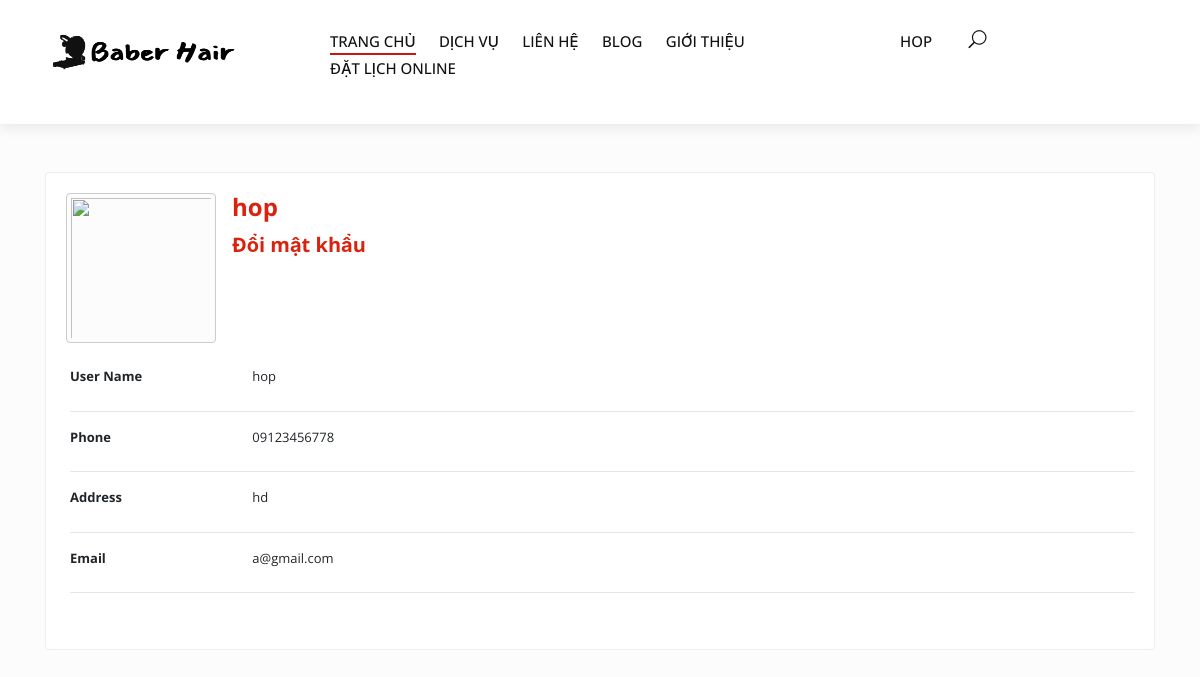
Page /thongtin.php?user_id=2 (signed in) on the committed database.
### tables this page shows
CREATE TABLE `users` (
  `user_id` int(11) NOT NULL,
  `username` varchar(255) NOT NULL,
  `password` varchar(255) NOT NULL,
  `avatar` varchar(255) NOT NULL,
  `role` tinyint(4) NOT NULL,
  `address` varchar(255) NOT NULL,
  `phone` varchar(255) NOT NULL,
  `email` varchar(255) NOT NULL
);

### thongtin.php (the view, shortened to what this page needs)
<?php
require_once "connection.php";
if (isset($_SESSION['users']['username']) && isset($_GET['user_id'])) {
    $sql = "SELECT * FROM users where user_id=" . $_GET['user_id'];
    $stmt = $conn->prepare($sql);
    $stmt->execute();
    $user = $stmt->fetch(PDO::FETCH_ASSOC);
}
?>
<!DOCTYPE html>
<html lang="en">
<head>
    <link rel="stylesheet" href="css/bootstrap.min.css" type="text/css">
    <link rel="stylesheet" href="css/font-awesome.min.css" type="text/css">
    <link rel="stylesheet" href="css/elegant-icons.css" type="text/css">
    <link rel="stylesheet" href="css/jquery-ui.min.css" type="text/css">
    <link rel="stylesheet" href="css/magnific-popup.css" type="text/css">
    <link rel="stylesheet" href="css/owl.carousel.min.css" type="text/css">
    <link rel="stylesheet" href="css/slicknav.min.css" type="text/css">
    <link rel="stylesheet" href="../duAn1/css/style.css" type="text/css">
    <link rel="stylesheet" href="css/s.css">
</head>
<body style="margin-top: -70px;">
    <link href="//maxcdn.bootstrapcdn.com/bootstrap/4.1.1/css/bootstrap.min.css" rel="stylesheet" id="bootstrap-css">
    <link rel="stylesheet" href="https://bootswatch.com/4/simplex/bootstrap.min.css" />
    <header class="header mb-5">
        <div class="container-fluid">
            <div class="row">
                <div class="col-xl-3 col-lg-2">
                    <div class="header__logo">
                        <a href="index.php"><img src="img/logo_menu.png" alt="" width="200px" height="60px"></a>
                    </div>
                </div>
                <div class="col-xl-6 col-lg-7">
                    <nav class="header__menu">
                        <ul>
                            <li class="active"><a href="index.php">TRANG CHỦ</a></li>
                            <li><a href="service.php">DỊCH VỤ</a>
                            </li>
                            <li><a href="contact.php">LIÊN HỆ</a></li>
                            <li><a href="blog.php">BLOG</a></li>
                            <li><a href="about.php">GIỚI THIỆU</a></li>
                            <li><a href="datlich.php">ĐẶT LỊCH ONLINE</a></li>
                        </ul>
                    </nav>
                </div>
                <div class="col-lg-3">
                    <div class="">
                        <div class="header__right__auth">
                            <?php if (isset($_SESSION['users']['username']) && $_SESSION['users']['role'] != 0) : ?>
                            <nav class="header__menu">
                                <ul>
                                    <li><a href="">
                                            <?= $_SESSION['users']['username'] ?></a>
                                    </li>
                                </ul>
                            </nav>
                            <?php endif; ?>
                        </div>
                        <ul class="header__right__widget">
                            <li><span class="icon_search search-switch"></span></li>
                        </ul>
                    </div>
                </div>
            </div>
        </div>
    </header>
    <?php if (isset($_SESSION['users']['username'])) : ?>
    <div class="container">
        <div class="row">
            <div class="col-12">
                <div class="card">
                    <div class="card-body">
                        <div class="mb-4 card-title">
                            <div class="d-flex justify-content-start">
                                <div class="image-container">
                                </div>
                                <div class="ml-3 userData">
                                    <h2 class="d-block" style="font-size: 1.5rem; font-weight: bold"><a
                                            href="javascript:void(0);"> <?= $_SESSION['users']['username'] ?></a></h2>
                                    <div class="ml-auto">
                                        <a href="changePass.php?user_id=<?= $user['user_id'] ?>"
                                            style="font-weight: bold;font-size: 20px;">Đổi mật khẩu</a>
                                    </div>
                                </div>
                            </div>
                        </div>
                        <div class="row">
                            <div class="col-12">
                                <div class="ml-1">
                                    <div class="row">
                                        <div class="col-sm-3 col-md-2 col-5">
                                            <label style="font-weight:bold;">User Name</label>
                                        </div>
                                        <div class="col-md-8 col-6">
                                            <?= $_SESSION['users']['username'] ?>
                                        </div>
                                    </div>
                                    <hr />
                                    <div class="row">
                                        <div class="col-sm-3 col-md-2 col-5">
                                            <label style="font-weight:bold;">Phone</label>
                                        </div>
                                        <div class="col-md-8 col-6">
                                            <?= $user['phone'] ?>
                                        </div>
                                    </div>
                                    <hr />
                                    <div class="row">
                                        <div class="col-sm-3 col-md-2 col-5">
                                            <label style="font-weight:bold;">Address</label>
                                        </div>
                                        <div class="col-md-8 col-6">
                                            <?= $user['address'] ?>
                                        </div>
                                    </div>
                                    <hr />
                                    <div class="row">
                                        <div class="col-sm-3 col-md-2 col-5">
                                            <label style="font-weight:bold;">Email</label>
                                        </div>
                                        <div class="col-md-8 col-6">
                                            <?= $user['email'] ?>
                                        </div>
                                    </div>
                                    <hr />
                                </div>
                            </div>
                        </div>
                    </div>
                </div>
            </div>
        </div>
    </div>
    <?php endif; ?>
</body>
</html>

### css/style.css (style rules this page uses)
h1, h2, h3, h4, h5, h6 { margin: 0; color: #111111; font-weight: 400; font-family: "Montserrat", sans-serif; }
h2 { font-size: 36px; }
img { max-width: 100%; }
ul, ol { padding: 0; margin: 0; }
.header { background: #ffffff; -webkit-box-shadow: 0px 5px 10px rgba(91, 91, 91, 0.1); box-shadow: 0px 5px 10px rgba(91, 91, 91, 0.1); }
.header__logo { padding: 26px 0; }
.header__logo a { display: inline-block; }
.header__menu { padding: 30px 0 27px; }
.header__menu ul li { list-style: none; display: inline-block; margin-right: 40px; position: relative; }
.header__menu ul li.active a:after { -webkit-transform: scale(1); -ms-transform: scale(1); transform: scale(1); }
.header__menu ul li:last-child { margin-right: 0; }
.header__menu ul li a { font-size: 15px; text-transform: uppercase; color: #111111; font-weight: 500; display: block; padding: 2px 0; position: relative; }
.header__menu ul li a:after { position: absolute; left: 0; bottom: 0; width: 100%; height: 2px; background: #ca1515; content: ""; -webkit-transition: all, 0.5s; -o-transition: all, 0.5s; transition: all, 0.5s; -webkit-transform: scale(0); -ms-transform: scale(0); transform: scale(0); }
.header__right__auth { display: inline-block; margin-right: 25px; }
.header__right__auth a { font-size: 12px; color: #666666; position: relative; margin-right: 8px; }
.header__right__auth a:after { position: absolute; right: -8px; top: -2px; content: "/"; font-size: 13px; }
.header__right__widget { display: inline-block; }
.header__right__widget li { list-style: none; display: inline-block; font-size: 18px; color: #111111; margin-right: 20px; cursor: pointer; }
.header__right__widget li:last-child { margin-right: 0; }
@media only screen and (min-width: 1200px) and (max-width: 1599px) { .header__menu ul li { margin-right: 20px; } }
@media only screen and (min-width: 1200px) and (max-width: 1599px) { .header { padding: 0 30px; } }
@media only screen and (min-width: 1200px) { .container { max-width: 1170px; } }

### thongtin.php (style rules this page uses)
body { padding-top: 68px; padding-bottom: 50px; }
.image-container { position: relative; }

### rows in the picture
users: phone "09123456778", address "hd", email "a@gmail.com"

### other values in the picture
$_SESSION['users']['username'] "HOP"
$_SESSION['users']['username'] "hop"
